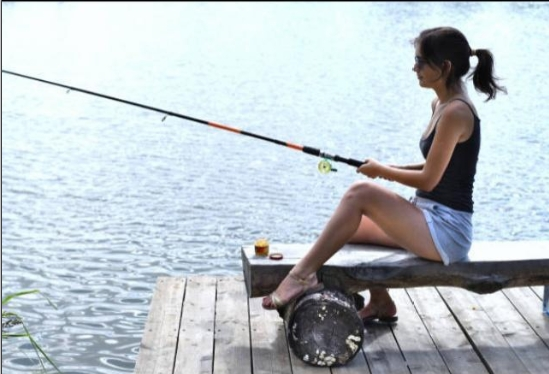
#> input picture 1-py-test/ai_study/img/opencv/imgs/1.png, 549 x 374 px, found by its file name
$ python day1_3.py
#> lines starting #> are read from the running program, lines starting #| are printed output that depends on the picture; after the words box and inside, x2 and y2 are one past the last pixel; in counts of white or black regions, pixels touching at a corner belong together
import cv2
import random
import numpy as np


def show(img, title=''):
    cv2.imshow(title, img)
    # 等待在图中按任意键
    cv2.waitKey(0)


"""
1。如何使用opencv去做检测任务
    二值化：将一个BGR图像转换成灰度图，并且只有2-3种值。将图像的每个像素进行2分图
    将图像的梯度到最大。目标区域应该是白色的
    1.1 自定义的方法
    1.2 调opencv中的函数
"""
"""
conf_ths：超参数。人为设定的。
"""

"""
可以根据自己的需要，将图像划分成不同重点的区域。
自定义二值化
"""


def custom_thresholds(gray_img, min_conf_ths, max_conf_ths):
    h, w = gray_img.shape[:2]
    for i in range(h):
        for j in range(w):
            px = gray_img[i, j]  # 取某个坐标点的像素值
            if px < min_conf_ths:
                gray_img[i, j] = 0
            elif px >= min_conf_ths and px < max_conf_ths:
                gray_img[i, j] = 128
            else:
                gray_img[i, j] = 255
    return gray_img


path = r"D:\zhigu-ai-27-note\untitled2\opencv32\1.png"
img = cv2.imread(path, 0)
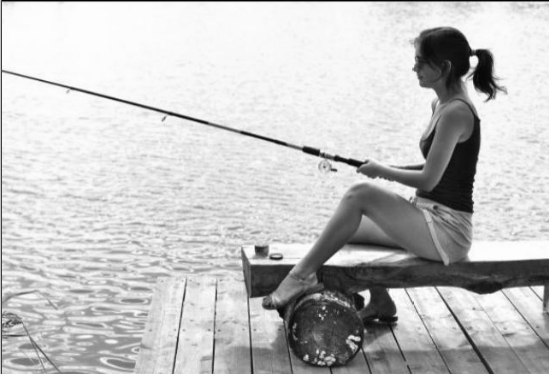
#> img: shape (374, 549); min 0, max 255, mean 195.1

img_old = img.copy()  # 深copy

show(img_old, 'old')
# [5 lines of commented-out code are left out]
"""
cv2.THRESH_BINARY ,超过127的255，否则为0
cv2.THRESH_BINARY_INV, 超过127的为0，否则为255
cv2.THRESH_TRUNC，超过127的为127，否则不变
cv2.THRESH_TOZERO, 小于127的为0，否则不变
cv2.THRESH_TOZERO_INV, 小于127的为不变，否则为0
"""
ret, ths1_img = cv2.threshold(img_old.copy(), 127, 255, cv2.THRESH_BINARY)
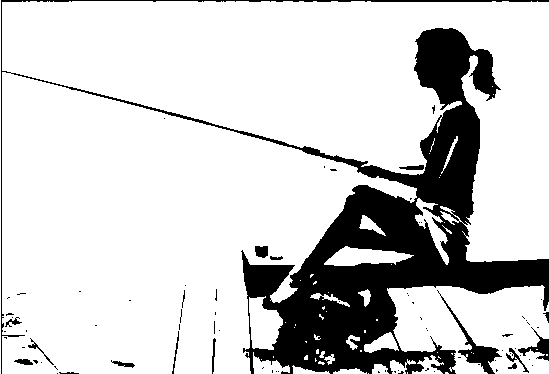
#> ths1_img: shape (374, 549); 81% white; 80 black regions (63 under 20 px), largest, box (x1, y1, x2, y2) and area: (1, 0, 549, 374) 36756, (437, 290, 502, 374) 776, (518, 327, 549, 361) 315
show(ths1_img, 'ths1_img')

ret, ths2_img = cv2.threshold(img_old.copy(), 127, 255, cv2.THRESH_BINARY_INV)
show(ths2_img, 'ths2_img')

ret, ths3_img = cv2.threshold(img_old.copy(), 127, 255, cv2.THRESH_TRUNC)
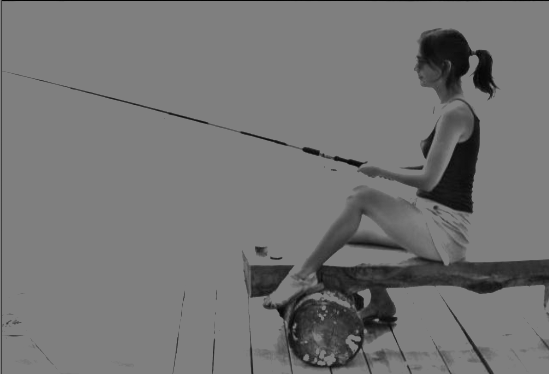
#> ths3_img: shape (374, 549); min 0, max 127, mean 116
show(ths3_img, 'ths3_img')

ret, ths4_img = cv2.threshold(img_old.copy(), 127, 255, cv2.THRESH_TOZERO)
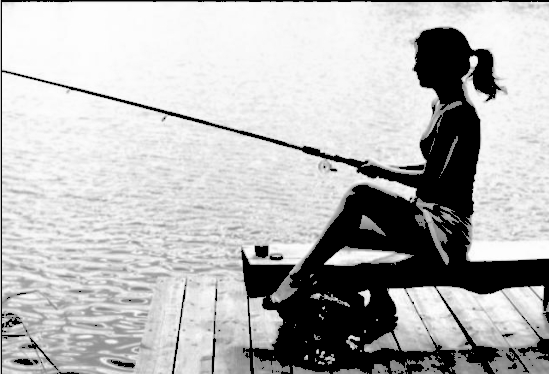
#> ths4_img: shape (374, 549); min 0, max 255, mean 181.9
show(ths4_img, 'ths4_img')

ret, ths5_img = cv2.threshold(img_old.copy(), 127, 255, cv2.THRESH_TOZERO_INV)
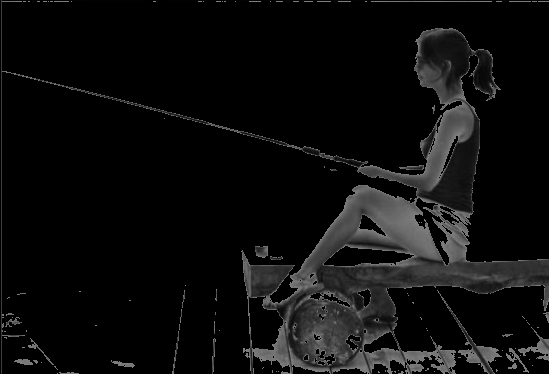
#> ths5_img: shape (374, 549); min 0, max 127, mean 13.2
show(ths5_img, 'ths5_img')

# 自适应二值化
# ksize
adaada_img = cv2.adaptiveThreshold(img_old.copy(), 127, cv2.ADAPTIVE_THRESH_GAUSSIAN_C, cv2.THRESH_BINARY, 11, 0)
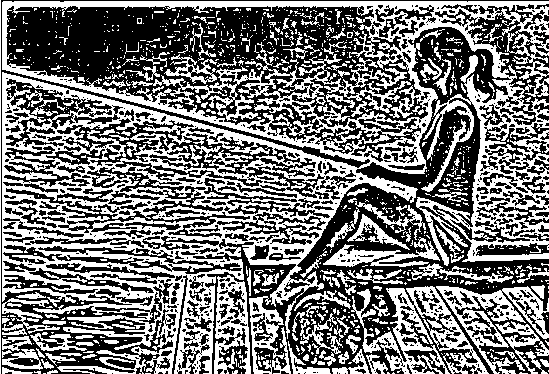
#> adaada_img: shape (374, 549); values 0 (black) and 127 (white), 46.4% white; 1004 white regions (844 under 20 px), largest, box (x1, y1, x2, y2) and area: (2, 1, 549, 374) 65807, (351, 286, 489, 374) 4208, (436, 286, 549, 374) 3001
show(adaada_img,'adaada_img')
